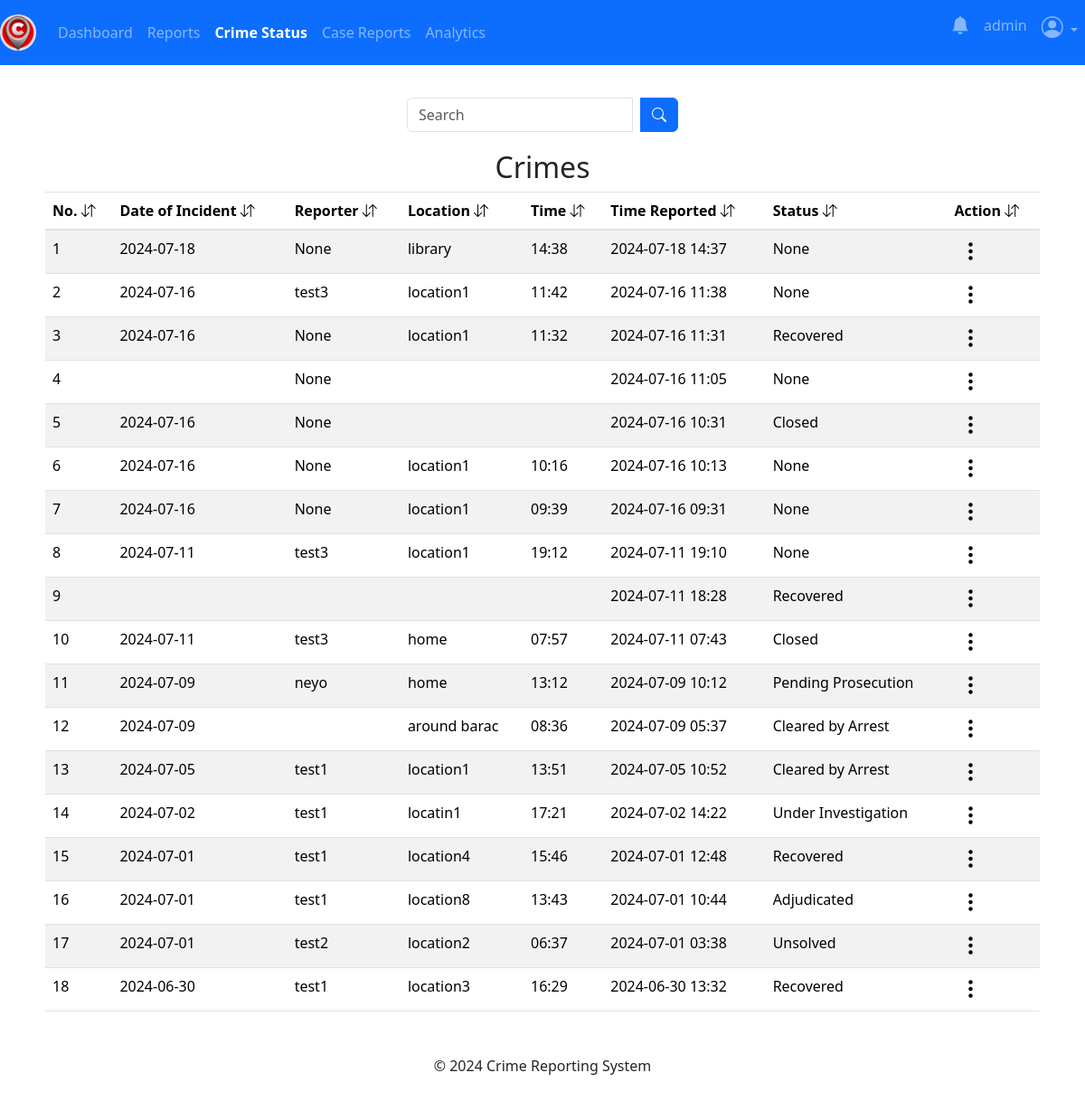
The app's page /admin/crime_status (signed in), older data.
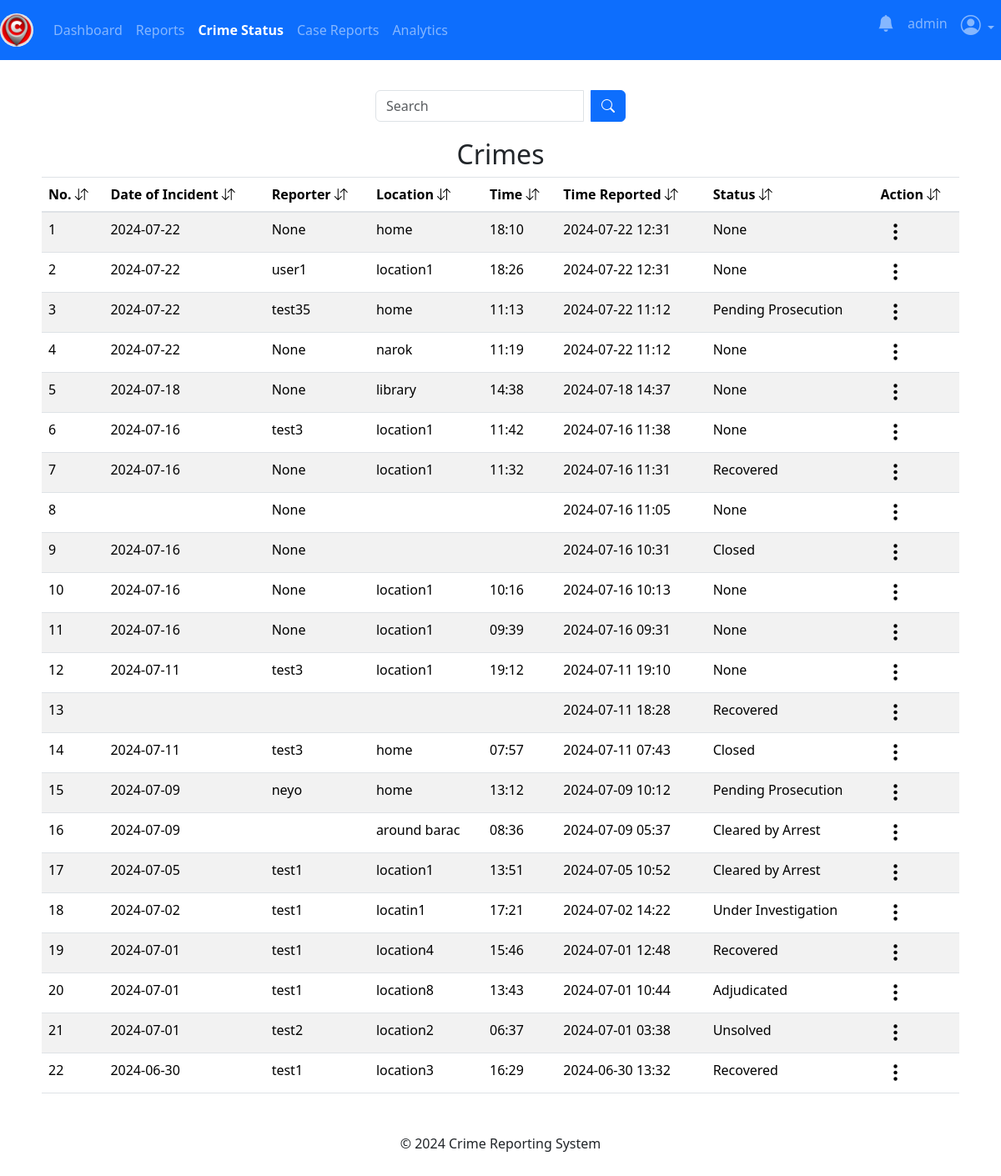
The same page, newer data.
### app/posts/models.py (models this page shows, shortened)
class Crime(db.Model, UserMixin):
    crime_id = db.Column(db.Integer, primary_key=True)
    date_of_incident = db.Column(db.String(10), nullable=False)
    issued_by = db.Column(db.String(20), nullable=True)
    time_of_incident = db.Column(db.String(10), nullable=False)
    phonenumber = db.Column(db.String(10), nullable=True)
    incident_location = db.Column(db.Text, nullable=False)
    incident_nature = db.Column(db.Text, nullable=False)
    incident_details = db.Column(db.Text, nullable=False)
    suspect_details = db.Column(db.Text, nullable=True)
    arrest_history = db.Column(db.Text, nullable=True)
    suspect_name = db.Column(db.String(10), nullable=True)
    comments = db.Column(db.Text, nullable=True)
    crime_status = db.Column(db.String(10), nullable=True)
    latitude = db.Column(db.Float)
    longitude = db.Column(db.Float)
    crime_file_upload = db.Column(db.Text, nullable=True)
    crime_file_name = db.Column(db.Text, nullable=True)
    crime_mimetype = db.Column(db.Text, nullable=True)
    date_crime_received = db.Column(db.DateTime(timezone=True), default=current_time())
    reporter_id = db.Column(db.Integer, db.ForeignKey('user.id'))

### app/admins/routes.py (the view)
@admins.route('/admin/crime_status')
@admin_required
def crimeStatus():
    search_crime = request.args.get('search_crime', '')
    try:
        if search_crime:
            crimes_status = Crime.query.filter(
                Crime.incident_location.ilike(f'%{search_crime}%') |
                Crime.issued_by.ilike(f'%{search_crime}%') |
                Crime.date_of_incident.ilike(f'%{search_crime}%') |
                Crime.time_of_incident.ilike(f'%{search_crime}%') |
                Crime.date_crime_received.ilike(f'%{search_crime}%') |
                Crime.crime_status.ilike(f'%{search_crime}%')
            ).order_by(desc(Crime.date_crime_received)).all()
        else:
            crimes_status = Crime.query.order_by(desc(Crime.date_crime_received)).all()
    except Exception as e:
        current_app.logger.error(f"Database error: {str(e)}")
        flash("An error occurred while fetching crime status reports.", "danger")
        return redirect(url_for('admins.crimeStatus'))
    if not crimes_status:
        flash("No crime status reports found.", "info")
    return render_template('admin/crime_status.html', title='Crime Status', crimes_status=crimes_status)

### app/admins/routes.py (called while the page is built)
def admin_required(f):
    @wraps(f)
    def decorated_function(*args, **kwargs):
        if not session.get('admin_id'):
            flash('You need to be logged in as an admin to access the page.', 'danger')
            return redirect(url_for('admins.adminIndex'))
        return f(*args, **kwargs)
    return decorated_function

### app/templates/admin/crime_status.html (shortened to what this page needs)
{% extends 'admin/layout.html' %}
{% block content %}
<div class="container">
    <br>
    <form method="GET" action="{{ url_for('admins.crimeStatus') }}" class="search-form">
        <div class="input-group search-input">
            <input type="text" name="search_crime" class="form-control" placeholder="Search">
            <div class="input-group-append ms-2">
                <button type="submit" class="btn btn-primary">
                    <i class="bi bi-search"></i>
                </button>
            </div>
        </div>
    </form>
{% if crimes_status %}
<table class="table table-striped table-hover">
    <h2 style="text-align: center;">Crimes</h2>
    <thead>
        <tr>
            <th scope="col">No. <i class="bi bi-arrow-down-up"></i></th>
            <th scope="col">Date of Incident <i class="bi bi-arrow-down-up"></i></th>
            <th scope="col">Reporter <i class="bi bi-arrow-down-up"></i></th>
            <th scope="col">Location <i class="bi bi-arrow-down-up"></i></th>
            <th scope="col">Time <i class="bi bi-arrow-down-up"></i></th>
            <th scope="col">Time Reported <i class="bi bi-arrow-down-up"></i></th>
            <th scope="col">Status <i class="bi bi-arrow-down-up"></i></th>
            <th scope="col">Action <i class="bi bi-arrow-down-up"></i></th>
        </tr>
    </thead>
    <tbody>
        {% for crime in crimes_status %}
            <tr>
                <td>{{ loop.index }}</td>
                <td>{{ crime.date_of_incident }}</td>
                <td>{{ crime.issued_by }}</td>
                <td>{{ crime.incident_location }}</td>
                <td>{{ crime.time_of_incident }}</td>
                <td>{{ crime.date_crime_received.strftime('%Y-%m-%d %H:%M') }}</td>
                <td>{{ crime.crime_status }}</td>
                <td>
                    <div class="dropdown">
                        <button class="three-dots-btn" type="button" id="dropdownMenuButton{{ crime.crime_id }}" data-bs-toggle="dropdown" aria-expanded="false">
                            <i class="bi bi-three-dots-vertical h4"></i>
                        </button>
                    </div>
                  </td>
            </tr>
        {% endfor %}
    </tbody>
  </table>
{% endif %}
{% endblock content %}

Row changes from the older to the newer data that the page shows:
added Crime: date_of_incident "2024-07-22", issued_by "None", incident_location "home", time_of_incident "18:10", date_crime_received "2024-07-22 12:31", crime_status "None"
added Crime: date_of_incident "2024-07-22", issued_by "user1", incident_location "location1", time_of_incident "18:26", date_crime_received "2024-07-22 12:31", crime_status "None"
added Crime: date_of_incident "2024-07-22", issued_by "test35", incident_location "home", time_of_incident "11:13", date_crime_received "2024-07-22 11:12", crime_status "Pending Prosecution"
added Crime: date_of_incident "2024-07-22", issued_by "None", incident_location "narok", time_of_incident "11:19", date_crime_received "2024-07-22 11:12", crime_status "None"
